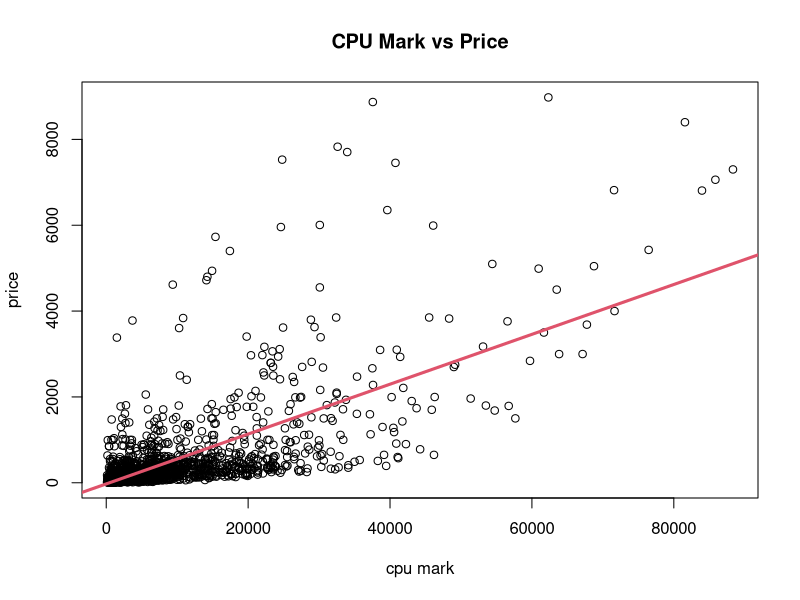

Reproduce this figure in R.
## ---- chunk 1
cpuData<-read.csv("CPU_benchmark_v4.csv")
model<-lm(cpuData$price~cpuData$cpuMark)
plot(x = cpuData$cpuMark, y = cpuData$price, main="CPU Mark vs Price", xlab="cpu mark", ylab="price")
abline(model, col=2, lwd=3)

